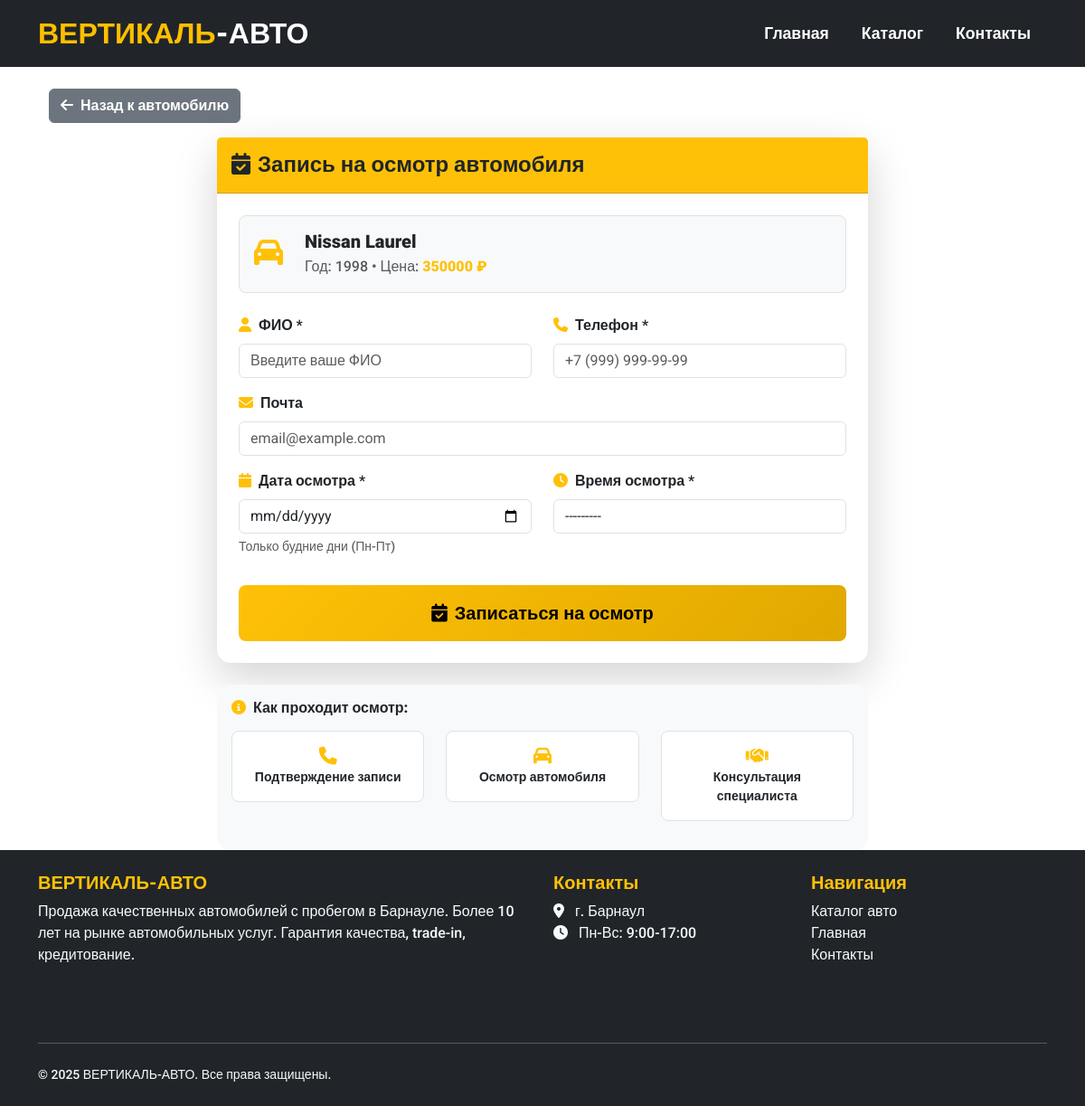
/car/10/inspection/, run on the app's committed database.
### catalog/models.py (models this page shows, shortened)
class Car(models.Model):
    brand = models.CharField(max_length=50, verbose_name="Марка")
    model = models.CharField(max_length=50, verbose_name="Модель")
    generation = models.CharField(max_length=100, blank=True, verbose_name="Поколение")
    price = models.PositiveIntegerField(verbose_name="Цена (руб.)")
    year = models.PositiveSmallIntegerField(verbose_name="Год выпуска")
    mileage = models.PositiveIntegerField(verbose_name="Пробег (км)")
    color = models.CharField(max_length=30, verbose_name="Цвет")
    BODY_TYPE_CHOICES = [
        ('sedan', 'Седан'),
        ('suv', 'Внедорожник'),
        ('hatchback', 'Хэтчбек'),
        ('liftback', 'Лифтбек'),
        ('coupe', 'Купе'),
        ('estate', 'Универсал'),
        ('minivan', 'Минивэн'),
        ('pickup', 'Пикап'),
    ]
    COUNTRY_CHOICES = [
        ('japan', 'Япония'),
        ('germany', 'Германия'),
        ('korea', 'Корея'),
        ('usa', 'США'),
        ('france', 'Франция'),
        ('italy', 'Италия'),
        ('russia', 'Россия'),
        ('other', 'Другая'),
    ]
    country = models.CharField(max_length=10, choices=COUNTRY_CHOICES, default='other', verbose_name="Страна")
    body_type = models.CharField(max_length=10, choices=BODY_TYPE_CHOICES, verbose_name="Тип кузова")
    ENGINE_TYPE_CHOICES = [
        ('petrol', 'Бензин'),
        ('diesel', 'Дизель'),
        ('hybrid', 'Гибрид'),
        ('electro', 'Электро'),
    ]
    engine_type = models.CharField(max_length=10, choices=ENGINE_TYPE_CHOICES, verbose_name="Тип двигателя")
    engine_volume = models.FloatField(verbose_name="Объем двигателя (л)")
    engine_power = models.PositiveSmallIntegerField(verbose_name="Мощность (л.с.)")
    TRANSMISSION_CHOICES = [
        ('manual', 'Механическая'),
        ('automatic', 'Автоматическая'),
        ('robot', 'Роботизированная'),
        ('variator', 'Вариатор'),
    ]
    transmission = models.CharField(max_length=10, choices=TRANSMISSION_CHOICES, verbose_name="Коробка передач")
    DRIVE_CHOICES = [
        ('fwd', 'Передний'),
        ('rwd', 'Задний'),
        ('awd', 'Полный'),
    ]
    drive = models.CharField(max_length=3, choices=DRIVE_CHOICES, verbose_name="Привод")
    CONDITION_CHOICES = [
        ('excellent', 'Отличное'),
        ('good', 'Хорошее'),
        ('satisfactory', 'Удовлетворительное'),
    ]
    condition = models.CharField(max_length=15, choices=CONDITION_CHOICES, default='good', verbose_name="Состояние")
    owners = models.PositiveSmallIntegerField(default=1, verbose_name="Количество владельцев")
    documents = models.CharField(max_length=100, default="Без ограничений", verbose_name="Документы")
    steering = models.CharField(max_length=10, choices=[('left', 'Левый'), ('right', 'Правый')], default='left', verbose_name="Руль")
    description = models.TextField(blank=True, verbose_name="Описание")
    features = models.ManyToManyField(Feature, blank=True, verbose_name="Опции и комплектации")
    characteristics = models.ManyToManyField(Characteristic, blank=True, verbose_name="Дополнительные характеристики")
    created_at = models.DateTimeField(auto_now_add=True, verbose_name="Дата добавления")
    updated_at = models.DateTimeField(auto_now=True, verbose_name="Дата обновления")
    is_sold = models.BooleanField(default=False, verbose_name="Продано")
    is_published = models.BooleanField(default=True, verbose_name="Опубликовано")
    class Meta:
        verbose_name = "Автомобиль"
        verbose_name_plural = "Автомобили"

### catalog/views.py (the view)
# urls.py: path('car/<int:car_id>/inspection/', views.inspection_request, name='inspection_request'),
def inspection_request(request, car_id):
    car = get_object_or_404(Car, id=car_id, is_published=True)
    if request.method == 'POST':
        form = InspectionRequestForm(request.POST)
        if form.is_valid():
            inspection_request = form.save(commit=False)
            inspection_request.car = car
            if not inspection_request.is_time_slot_available():
                form.add_error('inspection_time', 'Это время уже занято. Пожалуйста, выберите другое время.')
            else:
                inspection_request.save()
                return render(request, 'catalog/inspection_success.html', {
                    'car': car,
                    'inspection_request': inspection_request
                })
    else:
        form = InspectionRequestForm()
    return render(request, 'catalog/inspection_request.html', {
        'form': form,
        'car': car
    })

### catalog/templates/catalog/inspection_request.html (shortened to what this page needs)
{% extends 'catalog/base.html' %}
{% load static %}
{% block content %}
<div class="container mt-4">
    <a href="{% url 'car_detail' car.id %}" class="btn btn-secondary mb-3">
        <i class="fas fa-arrow-left me-2"></i>Назад к автомобилю
    </a>
    <div class="row justify-content-center">
        <div class="col-md-8">
            <div class="card border-0 shadow-lg">
                <div class="card-header bg-warning text-dark py-3">
                    <h4 class="mb-0 fw-bold">
                        <i class="fas fa-calendar-check me-2"></i>Запись на осмотр автомобиля
                    </h4>
                </div>
                <div class="card-body p-4">
                    <div class="car-info mb-4 p-3 bg-light rounded-3 border">
                        <div class="row align-items-center">
                            <div class="col-auto">
                                <i class="fas fa-car text-warning fa-2x"></i>
                            </div>
                            <div class="col">
                                <h5 class="fw-bold text-dark mb-1">{{ car.brand }} {{ car.model }}</h5>
                                <p class="text-muted mb-0">Год: {{ car.year }} • Цена: <span class="fw-bold text-warning">{{ car.price }} ₽</span></p>
                            </div>
                        </div>
                    </div>
                    <form method="post" id="inspectionForm" novalidate>
                        <div class="row">
                            <div class="col-md-6">
                                <div class="mb-3">
                                    <label for="{{ form.full_name.id_for_label }}" class="form-label fw-semibold">
                                        <i class="fas fa-user me-2 text-warning"></i>{{ form.full_name.label }}
                                    </label>
                                    {{ form.full_name }}
                                </div>
                            </div>
                            <div class="col-md-6">
                                <div class="mb-3">
                                    <label for="{{ form.phone.id_for_label }}" class="form-label fw-semibold">
                                        <i class="fas fa-phone me-2 text-warning"></i>Телефон *
                                    </label>
                                    {{ form.phone }}
                                </div>
                            </div>
                        </div>
                        <div class="mb-3">
                            <label for="{{ form.email.id_for_label }}" class="form-label fw-semibold">
                                <i class="fas fa-envelope me-2 text-warning"></i>Почта
                            </label>
                            {{ form.email }}
                        </div>
                        <div class="row">
                            <div class="col-md-6">
                                <div class="mb-3">
                                    <label for="{{ form.inspection_date.id_for_label }}" class="form-label fw-semibold">
                                        <i class="fas fa-calendar me-2 text-warning"></i>{{ form.inspection_date.label }}
                                    </label>
                                    {{ form.inspection_date }}
                                    <div class="form-text">Только будние дни (Пн-Пт)</div>
                                </div>
                            </div>
                            <div class="col-md-6">
                                <div class="mb-3">
                                    <label for="{{ form.inspection_time.id_for_label }}" class="form-label fw-semibold">
                                        <i class="fas fa-clock me-2 text-warning"></i>{{ form.inspection_time.label }}
                                    </label>
                                    {{ form.inspection_time }}
                                </div>
                            </div>
                        </div>
                        <button type="submit" class="btn btn-warning btn-lg w-100 py-3 fw-bold mt-3">
                            <i class="fas fa-calendar-check me-2"></i>Записаться на осмотр
                        </button>
                    </form>
                </div>
            </div>
            <div class="card mt-4 border-0 bg-light">
                <div class="card-body">
                    <h6 class="fw-bold text-dark mb-3">
                        <i class="fas fa-info-circle me-2 text-warning"></i>Как проходит осмотр:
                    </h6>
                    <div class="row text-center">
                        <div class="col-md-4 mb-3">
                            <div class="bg-white p-3 rounded-3 border">
                                <i class="fas fa-phone text-warning fa-lg mb-2"></i>
                                <p class="mb-0 small fw-semibold">Подтверждение записи</p>
                            </div>
                        </div>
                        <div class="col-md-4 mb-3">
                            <div class="bg-white p-3 rounded-3 border">
                                <i class="fas fa-car text-warning fa-lg mb-2"></i>
                                <p class="mb-0 small fw-semibold">Осмотр автомобиля</p>
                            </div>
                        </div>
                        <div class="col-md-4 mb-3">
                            <div class="bg-white p-3 rounded-3 border">
                                <i class="fas fa-handshake text-warning fa-lg mb-2"></i>
                                <p class="mb-0 small fw-semibold">Консультация специалиста</p>
                            </div>
                        </div>
                    </div>
                </div>
            </div>
        </div>
    </div>
</div>
{% endblock %}

### catalog/templates/catalog/inspection_request.html (style rules this page uses)
.card { border-radius: 15px; }
.btn-warning { background: linear-gradient(135deg, #ffc107 0%, #e0a800 100%); border: none; transition: all 0.3s ease; }

### data on the page
Car: brand "Nissan", model "Laurel", year "1998", price "350000"
